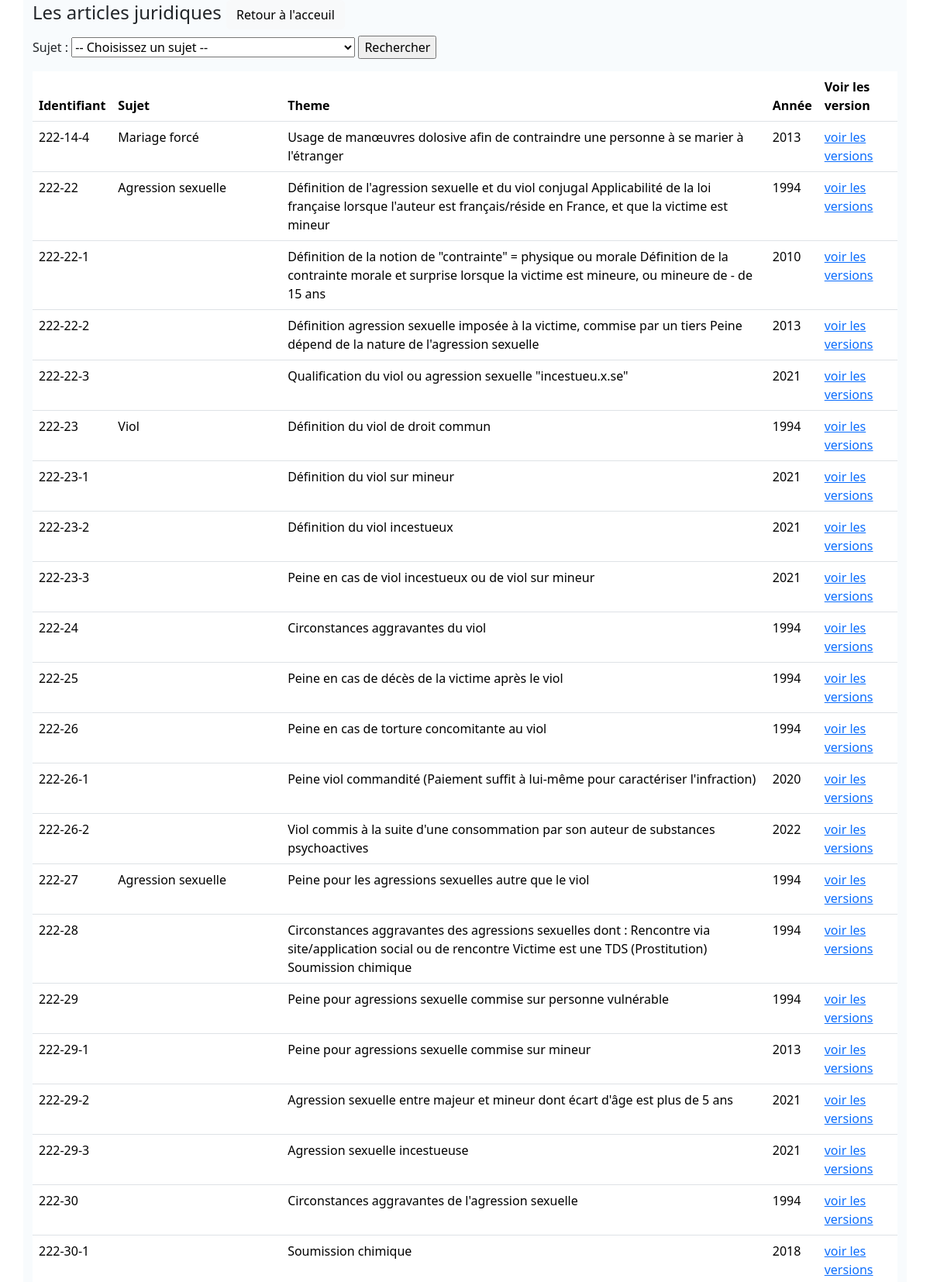
Screenshot of /articlesdetails.php (upper part) with the database file from the repository.
### tables this page shows
CREATE TABLE `article` (
  `idarticle` varchar(30) NOT NULL,
  `sujet` text NOT NULL,
  `theme` text NOT NULL,
  `textinitital` text NOT NULL,
  `nomloi` text NOT NULL,
  `nomloiabrej` text NOT NULL,
  `annee` int(11) NOT NULL,
  `localisation` text NOT NULL
);

### articlesdetails.php (the view, shortened to what this page needs)
<!doctype html>
<html lang="en">
<head>
    <link href="https://cdn.jsdelivr.net/npm/bootstrap@5.3.7/dist/css/bootstrap.min.css" rel="stylesheet">
    <link href="https://cdn.datatables.net/v/bm/dt-2.3.2/datatables.min.css" rel="stylesheet">
</head>
<body>
    <?php
    $DB_HOST = 'localhost';
    $DB_NAME = 'juridique';
    $DB_USER = 'root';
    $DB_PASS = '';
    $connexion = new \mysqli($DB_HOST, $DB_USER, $DB_PASS, $DB_NAME)
        or die("Erreur de connexion : " . mysqli_error($Connexion));
    if (!empty($_GET['sujet']))
        $sql  = "SELECT * FROM article where sujet = '" . $_GET['sujet'] . "'";
    else
        $sql  = "SELECT * FROM article";
    $result = $connexion->query($sql);
    ?>
</body>
<div class="container" style="background-color: #f8fbfd;">
    <h4> Les articles juridiques <a class="btn btn-light" href="index.php" role="button">Retour à l'acceuil</a></h4>
    <form method="GET">
        <label for="sujet">Sujet :</label>
        <select name="sujet" id="sujet">
            <option value="">-- Choisissez un sujet --</option>
        </select>
        <input type="submit" value="Rechercher">
    </form>
    <table class="table table-striped">
        <table id="mytable" class="table table-hover">
            <thead>
                <tr>
                    <th scope="col">Identifiant</th>
                    <th scope="col">Sujet</th>
                    <th scope="col">Theme</th>
                    <th scope="col"> Année</th>
                    <th scope="col"> Voir les version</th>
                </tr>
            </thead>
            <tbody>
                <?php
                while ($row = $result->fetch_array()) {
                    echo '
                <tr>
                <td>' . $row[0] . '</td>
                <td>' . $row[1] . '</td>
                <td>' . $row[2] . '</td>
                <td>' . $row[6] . '</td>
                  <td><a href="tline.php?idarticle=' . $row[0] . '">voir les versions</a></td>
                </tr>';
                }
                ?>
            </tbody>
        </table>
</div>
</html>

### rows the page displays
article: idarticle "222-14-4", sujet "Mariage forcé", theme "Usage de manœuvres dolosive afin de contraindre une personne à se marier à l'étranger", annee "2013"
article: idarticle "222-22", sujet "Agression sexuelle", theme "Définition de l'agression sexuelle et du viol conjugal Applicabilité de la loi française lorsque l'auteur est français/réside en France, et que la victime est mineur", annee "1994"
article: idarticle "222-22-1", theme "Définition de la notion de \"contrainte\" = physique ou morale Définition de la contrainte morale et surprise lorsque la victime est mineure, ou mineure de - de 15 ans", annee "2010"
article: idarticle "222-22-2", theme "Définition agression sexuelle imposée à la victime, commise par un tiers Peine dépend de la nature de l'agression sexuelle", annee "2013"
article: idarticle "222-22-3", theme "Qualification du viol ou agression sexuelle \"incestueu.x.se\"", annee "2021"
article: idarticle "222-23", sujet "Viol", theme "Définition du viol de droit commun", annee "1994"
article: idarticle "222-23-1", theme "Définition du viol sur mineur", annee "2021"
article: idarticle "222-23-2", theme "Définition du viol incestueux", annee "2021"
article: idarticle "222-23-3", theme "Peine en cas de viol incestueux ou de viol sur mineur", annee "2021"
article: idarticle "222-24", theme "Circonstances aggravantes du viol", annee "1994"
article: idarticle "222-25", theme "Peine en cas de décès de la victime après le viol", annee "1994"
article: idarticle "222-26", theme "Peine en cas de torture concomitante au viol", annee "1994"
article: idarticle "222-26-1", theme "Peine viol commandité (Paiement suffit à lui-même pour caractériser l'infraction)", annee "2020"
article: idarticle "222-26-2", theme "Viol commis à la suite d'une consommation par son auteur de substances psychoactives", annee "2022"
article: idarticle "222-27", sujet "Agression sexuelle", theme "Peine pour les agressions sexuelles autre que le viol", annee "1994"
article: idarticle "222-28", theme "Circonstances aggravantes des agressions sexuelles dont : Rencontre via site/application social ou de rencontre Victime est une TDS (Prostitution) Soumission chimique", annee "1994"
article: idarticle "222-29", theme "Peine pour agressions sexuelle commise sur personne vulnérable", annee "1994"
article: idarticle "222-29-1", theme "Peine pour agressions sexuelle commise sur mineur", annee "2013"
article: idarticle "222-29-2", theme "Agression sexuelle entre majeur et mineur dont écart d'âge est plus de 5 ans", annee "2021"
article: idarticle "222-29-3", theme "Agression sexuelle incestueuse", annee "2021"
article: idarticle "222-30", theme "Circonstances aggravantes de l'agression sexuelle", annee "1994"
article: idarticle "222-30-1", theme "Soumission chimique", annee "2018"
